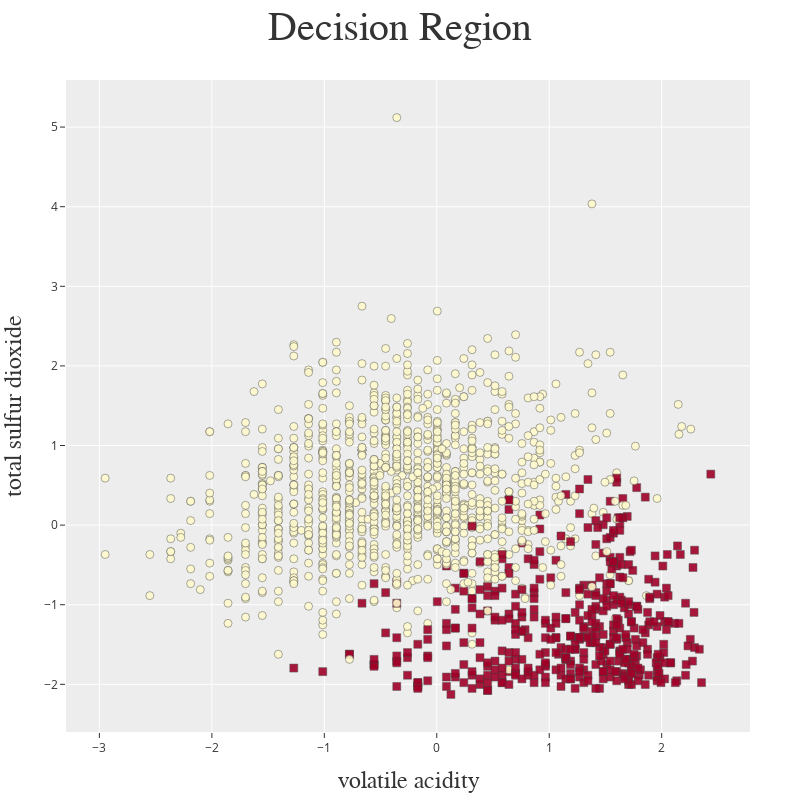

Notebook code cell kept with this figure:
### Markdown cell above
### With Scatter plot of Plotly

### Code cell
trace = go.Scatter(
    x = x_test[:, 1],
    y = x_test[:, 6],
    mode = 'markers',
    marker = dict(
        color = y_pred,
        symbol = y_pred,
        size = 8,
        opacity = 0.9,
        colorscale = [[0, '#fffacd'], [1, '#a00028']],
        line = dict(color = '#444444', width = 0.5)
    )
)

layout = go.Layout(
    title = {
        'text': 'Decision Region',
        'font': {
            'size': 40, 'family': 'Gulliver'
        }, 'x': 0.5
    },
    xaxis = dict(
        title = {
            'text': 'volatile acidity', 
            'font': {
                'size': 24, 'family': 'Gulliver'
            }
        }
    ),
    yaxis = dict(
        title = {
            'text': 'total sulfur dioxide', 
            'font': {
                'size': 24, 'family': 'Gulliver'
            }
        }
    ),
    margin = dict(l = 50, r = 50, t = 80, b = 50),
    hovermode = 'closest', 
    width = 800, height = 800,
    showlegend = False,
    template = 'ggplot2'
)

fig = go.Figure(
    data = [trace], 
    layout = layout
)

pio.show(fig)

### Figure 1 — Plotly figure (JSON) as saved in the notebook; plotly's stock layout.template omitted (floating-point values rounded to 4 significant figures; data arrays with more than 128 entries replaced by an {"elided": "..."} marker saying what was removed)
{"data": [{"marker": {"color": {"elided": "1625 int values"}, "colorscale": [[0, "#fffacd"], [1, "#a00028"]], "line": {"color": "#444444", "width": 0.5}, "opacity": 0.9, "size": 8, "symbol": {"elided": "1625 int values"}}, "mode": "markers", "type": "scatter", "x": {"elided": "1625 float values"}, "y": {"elided": "1625 float values"}}], "layout": {"height": 800, "hovermode": "closest", "margin": {"b": 50, "l": 50, "r": 50, "t": 80}, "showlegend": false, "title": {"font": {"family": "Gulliver", "size": 40}, "text": "Decision Region", "x": 0.5}, "width": 800, "xaxis": {"title": {"font": {"family": "Gulliver", "size": 24}, "text": "volatile acidity"}}, "yaxis": {"title": {"font": {"family": "Gulliver", "size": 24}, "text": "total sulfur dioxide"}}}}
